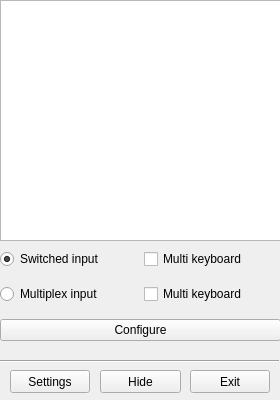
<?xml version="1.0" encoding="UTF-8"?>
<ui version="4.0">
 <class>MainWindow</class>
 <widget class="QMainWindow" name="MainWindow">
  <property name="geometry">
   <rect>
    <x>0</x>
    <y>0</y>
    <width>280</width>
    <height>400</height>
   </rect>
  </property>
  <property name="mouseTracking">
   <bool>false</bool>
  </property>
  <property name="windowTitle">
   <string>GamingBox V1.0.0</string>
  </property>
  <widget class="QWidget" name="centralwidget">
   <widget class="QWidget" name="gridLayoutWidget">
    <property name="geometry">
     <rect>
      <x>0</x>
      <y>240</y>
      <width>281</width>
      <height>111</height>
     </rect>
    </property>
    <layout class="QGridLayout" name="gridLayout">
     <item row="1" column="1">
      <widget class="QCheckBox" name="checkBox_2">
       <property name="text">
        <string>Multi keyboard</string>
       </property>
      </widget>
     </item>
     <item row="0" column="0">
      <widget class="QRadioButton" name="radioButton">
       <property name="text">
        <string>Switched input</string>
       </property>
       <property name="checked">
        <bool>true</bool>
       </property>
      </widget>
     </item>
     <item row="0" column="1">
      <widget class="QCheckBox" name="checkBox">
       <property name="text">
        <string>Multi keyboard</string>
       </property>
      </widget>
     </item>
     <item row="1" column="0">
      <widget class="QRadioButton" name="radioButton_2">
       <property name="text">
        <string>Multiplex input</string>
       </property>
      </widget>
     </item>
     <item row="2" column="0" colspan="2">
      <widget class="QPushButton" name="pushButton">
       <property name="text">
        <string>Configure</string>
       </property>
      </widget>
     </item>
    </layout>
   </widget>
   <widget class="QPushButton" name="pushButton_2">
    <property name="geometry">
     <rect>
      <x>10</x>
      <y>370</y>
      <width>80</width>
      <height>23</height>
     </rect>
    </property>
    <property name="text">
     <string>Settings</string>
    </property>
   </widget>
   <widget class="QPushButton" name="pushButton_3">
    <property name="geometry">
     <rect>
      <x>100</x>
      <y>370</y>
      <width>81</width>
      <height>23</height>
     </rect>
    </property>
    <property name="text">
     <string>Hide</string>
    </property>
   </widget>
   <widget class="QPushButton" name="pushButton_4">
    <property name="geometry">
     <rect>
      <x>190</x>
      <y>370</y>
      <width>80</width>
      <height>23</height>
     </rect>
    </property>
    <property name="text">
     <string>Exit</string>
    </property>
   </widget>
   <widget class="Line" name="line">
    <property name="geometry">
     <rect>
      <x>0</x>
      <y>360</y>
      <width>279</width>
      <height>3</height>
     </rect>
    </property>
    <property name="orientation">
     <enum>Qt::Orientation::Horizontal</enum>
    </property>
   </widget>
   <widget class="QTableView" name="tableView">
    <property name="geometry">
     <rect>
      <x>0</x>
      <y>0</y>
      <width>281</width>
      <height>241</height>
     </rect>
    </property>
   </widget>
  </widget>
 </widget>
 <resources/>
 <connections/>
</ui>
